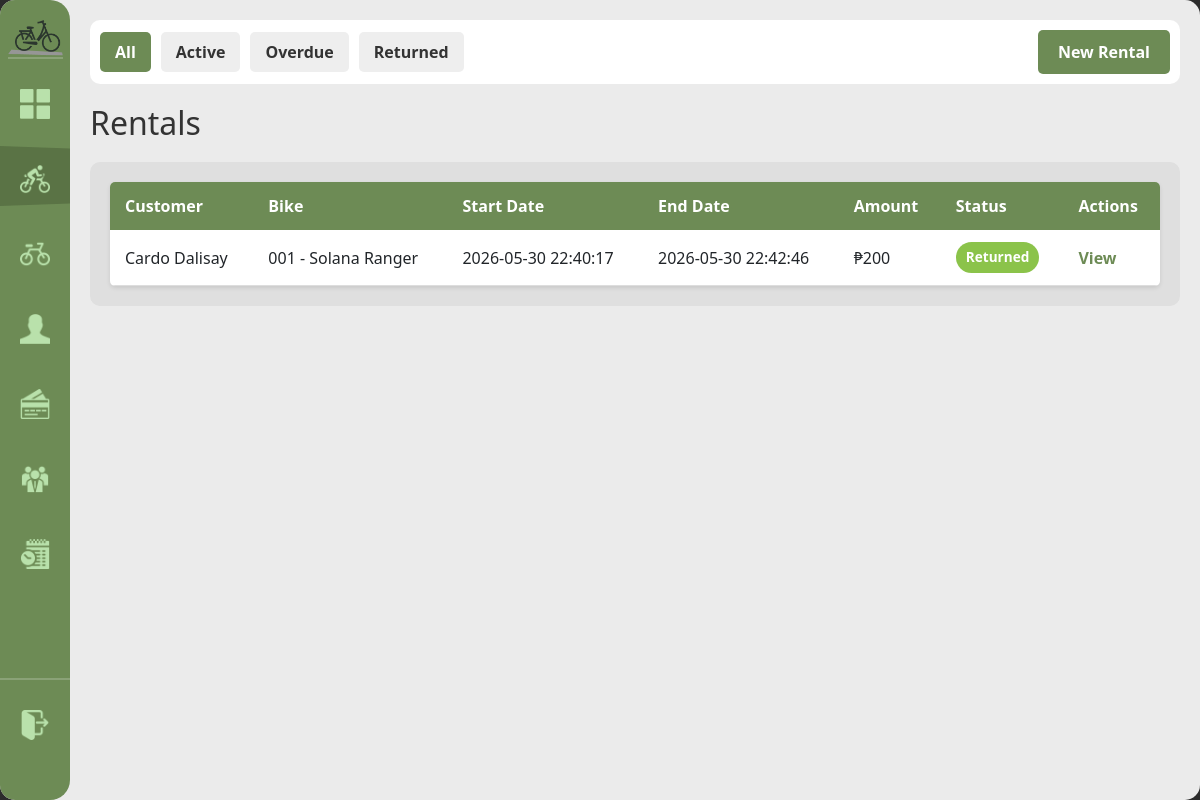
The page /rentals (signed in) on the database its author committed.
### tables this page shows
CREATE TABLE rents (
            rental_id INTEGER PRIMARY KEY AUTOINCREMENT,
            customer_id INTEGER NOT NULL,
            bike_id INTEGER NOT NULL,
            staff_id INTEGER REFERENCES staff(staff_id) ON UPDATE CASCADE ON DELETE SET NULL,
            rental_start DATETIME NOT NULL DEFAULT(datetime('now','localtime')),
            FOREIGN KEY(customer_id) REFERENCES customer(customer_id) ON DELETE CASCADE,
            FOREIGN KEY(bike_id) REFERENCES bike(bike_id) ON DELETE CASCADE
        );

CREATE TABLE bike (
            bike_id INTEGER PRIMARY KEY AUTOINCREMENT,
            bike_code TEXT NOT NULL UNIQUE,
            brand TEXT NOT NULL, model TEXT NOT NULL,
            color TEXT NOT NULL,
            bike_rate DECIMAL(8,2) NOT NULL DEFAULT 0,
            type TEXT NOT NULL DEFAULT 'standard',
            status TEXT NOT NULL DEFAULT 'available' CHECK(status IN('available','rented','retired')),
            date_added DATE NOT NULL DEFAULT(date('now','localtime'))
        );

### handlers/rentals_routes.py (the view)
@rentals_bp.route('/rentals')
@login_required
def rentals():
    status = request.args.get('status', 'all')
    rentals_list = database.get().get_all_rentals(status)
    customers_list = database.get().get_all_customers()
    bikes = database.get().get_available_bikes()
    return render_template('rentals.html', rentals=rentals_list, filter_status=status, customers=customers_list, bikes=bikes)

### app.py (called while the page is built)
def get_sidebar_state():
    return request.cookies.get('sidebarState') == 'expanded'

@app.context_processor
def inject_sidebar_state():
    return dict(sidebar_expanded=get_sidebar_state())

@app.context_processor
def inject_current_staff():
    staff = current_staff()
    return dict(current_staff=staff, is_admin=staff and staff.get("role") == "admin")

### modules/auth.py (called while the page is built)
def login_required(view):
    @wraps(view)
    def wrapped(*args, **kwargs):
        if not session.get("staff_id"):
            return redirect(url_for("login"))
        return view(*args, **kwargs)
    return wrapped

def current_staff():
    if not session.get("staff_id"):
        return None
    return {
        "staff_id": session.get("staff_id"),
        "username": session.get("username"),
        "first_name": session.get("first_name"),
        "last_name": session.get("last_name"),
        "role": session.get("role"),
    }

### modules/database.py (called while the page is built)
def get():
    if not db: init()
    return db

    def get_all_customers(self, search=""):
        q = f"%{search}%"
        return [dict(r) for r in self.conn.execute("SELECT * FROM customer WHERE first_name LIKE ? OR last_name LIKE ? OR contact_number LIKE ? OR email LIKE ? ORDER BY last_name,first_name", (q,q,q,q)).fetchall()]

    def get_available_bikes(self):
        return [dict(r) for r in self.conn.execute("SELECT * FROM bike WHERE status='available' ORDER BY bike_code").fetchall()]

### templates/rentals.html (shortened to what this page needs)
{% extends "base.html" %}
{% block content %}
<div class="top-bar">
    <div class="filter-controls">
        <a href="{{ url_for('rentals.rentals', status='all') }}" class="filter-btn {% if filter_status == 'all' %}active{% endif %}">All</a>
        <a href="{{ url_for('rentals.rentals', status='active') }}" class="filter-btn {% if filter_status == 'active' %}active{% endif %}">Active</a>
        <a href="{{ url_for('rentals.rentals', status='overdue') }}" class="filter-btn {% if filter_status == 'overdue' %}active{% endif %}">Overdue</a>
        <a href="{{ url_for('rentals.rentals', status='returned') }}" class="filter-btn {% if filter_status == 'returned' %}active{% endif %}">Returned</a>
        <button id="new-rental-btn" class="btn-primary" style="margin-left: auto;">New Rental</button>
    </div>
</div>
<h1>Rentals</h1>
<div class="content-grid">
    <div class="scroll-table-container">
        <table>
            <thead>
                <tr>
                <th>Customer</th>
                <th>Bike</th>
                <th>Start Date</th>
                <th>End Date</th>
                <th>Amount</th>
                <th>Status</th>
                <th>Actions</th>
            </tr>
        </thead>
        <tbody>
            {% for rental in rentals %}
            <tr>
                <td>{{ rental['customer_name'] }}</td>
                <td>{{ rental['bike_code'] }} - {{ rental['brand'] }} {{ rental['model'] }}</td>
                <td>{{ rental['rental_start'] }}</td>
                <td>{{ rental['rental_end'] or '-' }}</td>
                <td>₱{{ rental['total_amount'] or 'Pending' }}</td>
                <td><span class="status-badge status-{{ rental['status'] }}">{{ rental['status'].title() }}</span></td>
                <td><a href="{{ url_for('rentals.rental_detail', rid=rental['rental_id']) }}">View</a></td>
            </tr>
            {% endfor %}
        </tbody>
    </table>
    </div>
</div>
{% endblock %}

### static/style.css (style rules this page uses)
:root { --primary-green: #6D8B55; --secondary-green: #566d42; --bg-light: #EBEBEB; --white: #FFFFFF; --sidebar-collapsed: 70px; --sidebar-expanded: 165px; }
body { margin: 0; font-family: 'Segoe UI', Tahoma, Geneva, Verdana, sans-serif; background-color: #2C2C2C; }
.top-bar { background-color: var(--white); opacity: 1; padding: 10px; border-radius: 10px; margin-bottom: 20px; }
.content-grid { display: flex; flex-grow: 1; opacity: 1; background-color: #DFDFDF; border-radius: 10px; }
.scroll-table-container { width: 100%; overflow-y: auto; max-height: calc(100vh - 260px); padding: 20px; box-sizing: border-box; }
.btn-primary, .btn-secondary, button[type="submit"] { padding: 10px 20px; border: none; border-radius: 5px; cursor: pointer; font-weight: bold; text-decoration: none; display: inline-block; transition: all 0.3s ease; }
.btn-primary, button[type="submit"] { background-color: var(--primary-green); color: white; }
table { width: 100%; border-collapse: collapse; background: white; border-radius: 5px; overflow: hidden; box-shadow: 0 2px 4px rgba(0,0,0,0.1); }
table thead { background-color: var(--primary-green); color: white; }
table th, table td { padding: 12px 15px; text-align: left; }
table tbody tr { border-bottom: 1px solid #ddd; }
table a { color: var(--primary-green); text-decoration: none; font-weight: bold; }
.status-badge { display: inline-block; padding: 5px 10px; border-radius: 20px; font-size: 0.85rem; font-weight: bold; }
.status-badge.status-returned { background-color: #8BC34A; color: white; }
.filter-controls { display: flex; gap: 10px; opacity: 1; align-items: center; flex-wrap: wrap; }
.filter-btn { padding: 8px 15px; background-color: #eee; color: #333; border: none; border-radius: 5px; cursor: pointer; text-decoration: none; font-weight: bold; transition: all 0.3s ease; }
.filter-btn.active, .filter-btn:hover { background-color: var(--primary-green); color: white; }
h1, h2 { color: #333; margin: 10px 0; }
h1 { font-size: 2rem; margin-bottom: 20px; }

### rows shown on the page
rents: customer_name "Cardo Dalisay", bike_code "001", brand "Solana", model "Ranger", rental_start "2026-05-30 22:40:17", rental "2026-05-30 22:42:46", rental "200", status "Returned"
